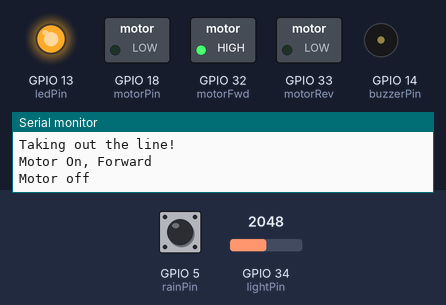
Simulated run of this sketch. Board: ESP32. Parts: switched loads named in the sketch (green lamp = pin HIGH), output pins drawn as LEDs (lit = HIGH), buzzer (waves = sounding, pin HIGH), the last lines printed to the serial monitor. Inputs (shaded band) come from the test bench; at power-on: GPIO 34 (lightPin) = 2048, GPIO 5 (rainPin) HIGH.

Above: at 5.8 s.
5.9 s: GPIO 34 (lightPin) set to 525
7.4 s: GPIO 34 (lightPin) set to 462
At 7.8 s:
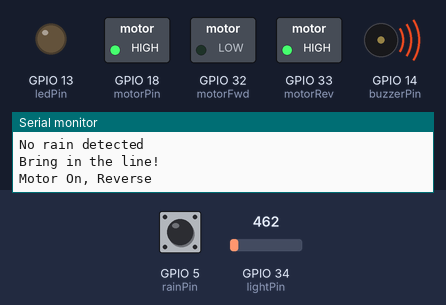
At 12.8 s:
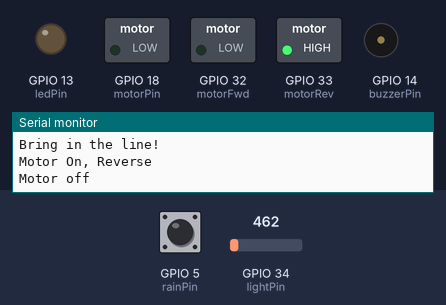
Timing chart, 0 to 14.3 s (numbered marks = the images above; inputs shaded):
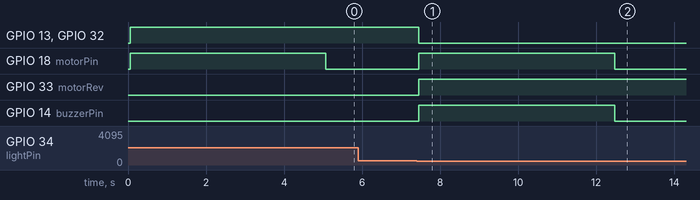

The sketch:

solar-tracker.ino
```cpp
/********************************
  Climate Changemakers Hackathon
  May 11-12, 2024
  Ontario, Canada
  Light Tracking Solar Panel (also detects rain)
  Unaizah Qutub, Tanisha Hossain, Qazi Ayan, and Raiyan Islam
********************************/

#define rainPin 5                   // DIGITAL INPUT Pin to read rain sensor
#define ledPin 13                   // DIGITAL OUTPUT Pin to enable LED
#define buzzerPin 14                // DIGITAL OUTPUT Pin to enable buzzer
#define motorPin 18                 // DIGITAL OUTPUT Pin to enable/disable Motor
#define motorFwd 32                 // DIGITAL OUTPUT Pin to move motor forward
#define motorRev 33                 // DIGITAL OUTPUT Pin to move motor in reverse
#define lightPin 34                 // ANALOG INPUT Pin to read light sensor

bool rainState = HIGH;              // When the module detects rain, the digital output goes LOW
bool rainState_previous = HIGH;     // Previous state of rain sensor, used to detect change of state
int lightValue = 0;                 // Value from Analog to Digital Converter (ADC) connected to the Photoresistor
int lightValue_previous = 0;        // Previous value of light sensor, used to detect change of state
int lightThreshold = 500;           // Threshold ADC value to detect night time
int cycleCount = 0;                 // Counter to go through motor control once with either rain or light state change

void setup() {

  pinMode(ledPin, OUTPUT);
  pinMode(buzzerPin, OUTPUT);
  pinMode(motorPin, OUTPUT);
  pinMode(motorFwd, OUTPUT);
  pinMode(motorRev, OUTPUT);
  pinMode(rainPin, INPUT);

  Serial.begin(9600);
  while(!Serial);

}

void loop(){

  // Read light value from ADC
  lightValue_previous = lightValue;
  lightValue = analogRead(lightPin);

  // Check for rain
  rainState_previous = rainState;
  rainState = digitalRead(rainPin);

  // Execute code upon state change
  if ((rainState_previous != rainState)
    || (lightValue_previous >= lightThreshold && lightValue < lightThreshold)
    || (lightValue_previous < lightThreshold && lightValue >= lightThreshold)) {

    // Print sensor values
    Serial.println();
    Serial.println("Printing Sensor Values...");

    Serial.print("Light Sensor Value: ");
    Serial.println(lightValue);

    if (lightValue < lightThreshold){
      Serial.println("Night time detected");
      cycleCount++;
    } else {
      Serial.println("Day time detected");
    }

    if (!rainState){
      Serial.println("Rain detected");
      cycleCount++;
    } else {
      Serial.println("No rain detected");
    }

    // Motor control based on rain state and light intensity
    // Run code if rain detected or light value is below day time threshold
    if ((!rainState || lightValue < lightThreshold) && cycleCount == 1) {

      // Print to serial monitor
      Serial.println("Bring in the line!");

      // Turn off LED
      digitalWrite(ledPin, LOW);

      // Turn on buzzer
      digitalWrite(buzzerPin, HIGH);

      // Reverse motor to pull in laundry line for 5 seconds
      digitalWrite(motorPin, HIGH);
      digitalWrite(motorFwd, LOW);
      digitalWrite(motorRev, HIGH);
      Serial.println("Motor On, Reverse");


      delay(5000);

      // Turn off motor
      digitalWrite(motorPin, LOW);

      // Turn off buzzer
      digitalWrite(buzzerPin, LOW);
      Serial.println("Motor off");

    }
    // Else when rain is not detected and light value is above day time threshold
    if (rainState && lightValue >= lightThreshold) {

      cycleCount = 0;

      // Print to serial monitor
      Serial.println("Taking out the line!");

      // Turn on LED
      digitalWrite(ledPin, HIGH);

      // Forward motor to take out laundry line for 5 seconds
      digitalWrite(motorPin, HIGH);
      digitalWrite(motorFwd, HIGH);
      digitalWrite(motorRev, LOW);
      Serial.println("Motor On, Forward");


      delay(5000);

      // Turn off motor
      digitalWrite(motorPin, LOW);
      Serial.println("Motor off");

    }
  }
}
```

Measured:
- the behaviour switches between 500 and 499 on GPIO 34 (lightPin) (found by bisection; images 0 and 1)
- after the input at 5.9 s, every drawn part: stays the same
- after the input at 7.4 s, GPIO 13 (ledPin), GPIO 32 (motorFwd): HIGH → LOW after 0.05 s; GPIO 18 (motorPin), GPIO 14 (buzzerPin): LOW → HIGH after 0.05 s, → LOW 5.0 s later; GPIO 33 (motorRev): LOW → HIGH after 0.05 s
